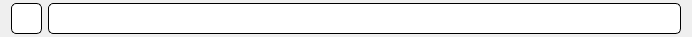
<?xml version="1.0" encoding="UTF-8"?>
<ui version="4.0">
 <class>CustomCheckBox</class>
 <widget class="QWidget" name="CustomCheckBox">
  <property name="geometry">
   <rect>
    <x>0</x>
    <y>0</y>
    <width>692</width>
    <height>37</height>
   </rect>
  </property>
  <property name="font">
   <font>
    <family>Segoe UI</family>
    <pointsize>10</pointsize>
    <italic>false</italic>
    <bold>false</bold>
   </font>
  </property>
  <property name="windowTitle">
   <string>Form</string>
  </property>
  <property name="styleSheet">
   <string notr="true"/>
  </property>
  <layout class="QHBoxLayout" name="horizontalLayout">
   <property name="topMargin">
    <number>3</number>
   </property>
   <property name="bottomMargin">
    <number>3</number>
   </property>
   <item>
    <widget class="QLabel" name="labelCheck">
     <property name="minimumSize">
      <size>
       <width>31</width>
       <height>31</height>
      </size>
     </property>
     <property name="maximumSize">
      <size>
       <width>31</width>
       <height>31</height>
      </size>
     </property>
     <property name="styleSheet">
      <string notr="true">QLabel {
	background-color: rgb(255, 255, 255);
	border: 1px solid black;
	border-radius: 5px;
}

QLabel:hover {
	background-color: rgb(152, 204, 253);
	border: 1px solid black;
	border-radius: 5px;
}</string>
     </property>
     <property name="text">
      <string/>
     </property>
     <property name="scaledContents">
      <bool>true</bool>
     </property>
    </widget>
   </item>
   <item>
    <widget class="QLabel" name="labelText">
     <property name="minimumSize">
      <size>
       <width>0</width>
       <height>31</height>
      </size>
     </property>
     <property name="styleSheet">
      <string notr="true">QLabel {
	border: 1px solid black;
	border-radius: 5px;
	background-color: rgb(255, 255, 255);
}

QLabel:hover {
	border: 1px solid black;
	border-radius: 5px;
	background-color: rgb(152, 204, 253);
}</string>
     </property>
     <property name="frameShadow">
      <enum>QFrame::Plain</enum>
     </property>
     <property name="text">
      <string/>
     </property>
     <property name="alignment">
      <set>Qt::AlignLeading|Qt::AlignLeft|Qt::AlignVCenter</set>
     </property>
     <property name="wordWrap">
      <bool>true</bool>
     </property>
     <property name="margin">
      <number>2</number>
     </property>
    </widget>
   </item>
  </layout>
 </widget>
 <resources/>
 <connections/>
</ui>
